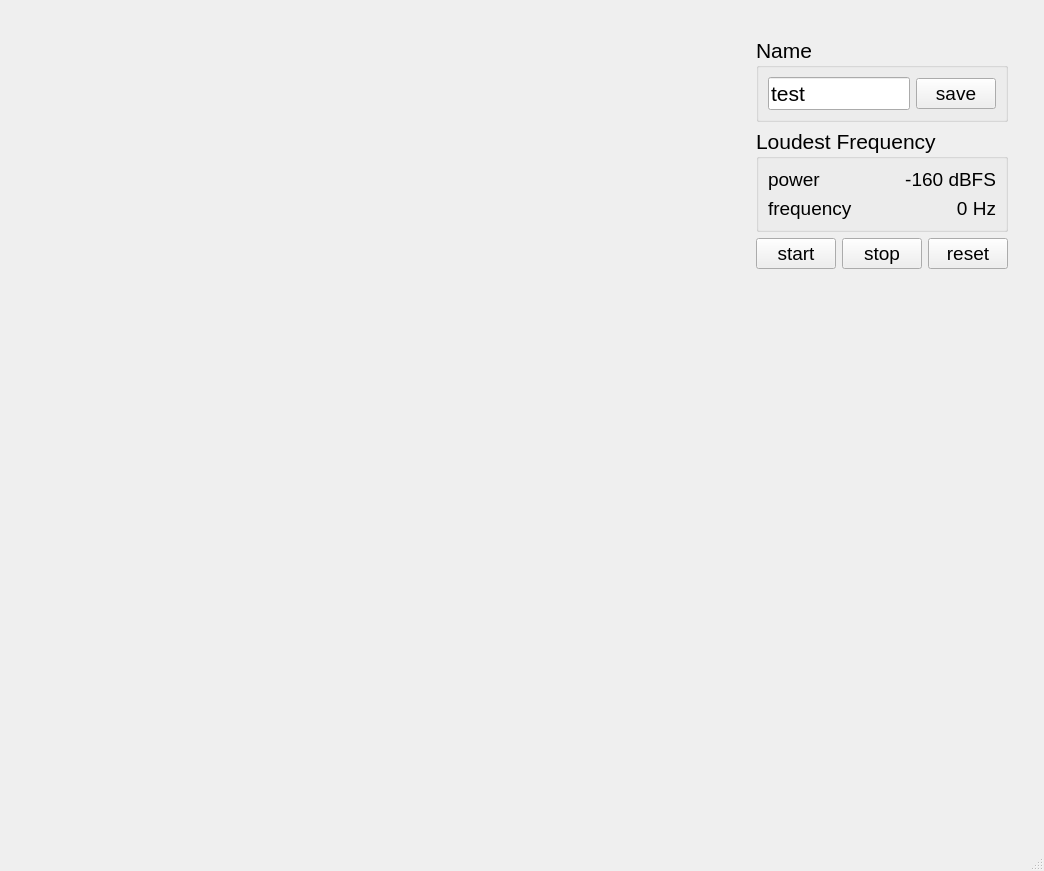
<?xml version="1.0" encoding="UTF-8"?>
<ui version="4.0">
 <class>plotWindow</class>
 <widget class="QMainWindow" name="plotWindow">
  <property name="geometry">
   <rect>
    <x>0</x>
    <y>0</y>
    <width>1044</width>
    <height>871</height>
   </rect>
  </property>
  <property name="windowTitle">
   <string>MainWindow</string>
  </property>
  <widget class="QWidget" name="centralwidget">
   <layout class="QHBoxLayout" name="horizontalLayout">
    <item>
     <widget class="QWidget" name="verticalWidget" native="true">
      <property name="sizePolicy">
       <sizepolicy hsizetype="Preferred" vsizetype="Preferred">
        <horstretch>3</horstretch>
        <verstretch>0</verstretch>
       </sizepolicy>
      </property>
      <layout class="QVBoxLayout" name="verticalLayout">
       <item>
        <widget class="PlotWidget" name="timePlot" native="true">
         <property name="sizePolicy">
          <sizepolicy hsizetype="Preferred" vsizetype="Preferred">
           <horstretch>0</horstretch>
           <verstretch>1</verstretch>
          </sizepolicy>
         </property>
         <layout class="QVBoxLayout" name="verticalLayout_3"/>
        </widget>
       </item>
       <item>
        <widget class="PlotWidget" name="spectrogramPlot" native="true">
         <property name="sizePolicy">
          <sizepolicy hsizetype="Preferred" vsizetype="Preferred">
           <horstretch>0</horstretch>
           <verstretch>2</verstretch>
          </sizepolicy>
         </property>
        </widget>
       </item>
      </layout>
     </widget>
    </item>
    <item>
     <widget class="QWidget" name="verticalWidget_2" native="true">
      <property name="sizePolicy">
       <sizepolicy hsizetype="Preferred" vsizetype="Preferred">
        <horstretch>1</horstretch>
        <verstretch>0</verstretch>
       </sizepolicy>
      </property>
      <layout class="QVBoxLayout" name="verticalLayout_2">
       <item>
        <widget class="QWidget" name="horizontalWidget" native="true">
         <property name="sizePolicy">
          <sizepolicy hsizetype="Preferred" vsizetype="Preferred">
           <horstretch>0</horstretch>
           <verstretch>1</verstretch>
          </sizepolicy>
         </property>
         <layout class="QHBoxLayout" name="horizontalLayout_4">
          <item>
           <widget class="QWidget" name="widget" native="true">
            <property name="sizePolicy">
             <sizepolicy hsizetype="Preferred" vsizetype="Preferred">
              <horstretch>0</horstretch>
              <verstretch>1</verstretch>
             </sizepolicy>
            </property>
            <layout class="QVBoxLayout" name="verticalLayout_4">
             <property name="spacing">
              <number>6</number>
             </property>
             <item>
              <spacer name="verticalSpacer">
               <property name="orientation">
                <enum>Qt::Vertical</enum>
               </property>
               <property name="sizeHint" stdset="0">
                <size>
                 <width>20</width>
                 <height>40</height>
                </size>
               </property>
              </spacer>
             </item>
             <item>
              <widget class="QGroupBox" name="groupBox_2">
               <property name="font">
                <font>
                 <pointsize>16</pointsize>
                </font>
               </property>
               <property name="title">
                <string>Name</string>
               </property>
               <layout class="QVBoxLayout" name="verticalLayout_6">
                <item>
                 <layout class="QHBoxLayout" name="horizontalLayout_7">
                  <item>
                   <widget class="QLineEdit" name="lineName">
                    <property name="text">
                     <string>test</string>
                    </property>
                   </widget>
                  </item>
                  <item>
                   <widget class="QPushButton" name="saveButton">
                    <property name="font">
                     <font>
                      <pointsize>14</pointsize>
                     </font>
                    </property>
                    <property name="text">
                     <string>save</string>
                    </property>
                   </widget>
                  </item>
                 </layout>
                </item>
               </layout>
              </widget>
             </item>
             <item>
              <widget class="QGroupBox" name="groupBox">
               <property name="font">
                <font>
                 <pointsize>16</pointsize>
                </font>
               </property>
               <property name="title">
                <string>Loudest Frequency</string>
               </property>
               <layout class="QVBoxLayout" name="verticalLayout_5">
                <item>
                 <layout class="QHBoxLayout" name="horizontalLayout_3">
                  <item>
                   <widget class="QLabel" name="label">
                    <property name="font">
                     <font>
                      <pointsize>14</pointsize>
                     </font>
                    </property>
                    <property name="text">
                     <string>power</string>
                    </property>
                   </widget>
                  </item>
                  <item>
                   <widget class="QLabel" name="lblPower">
                    <property name="font">
                     <font>
                      <pointsize>14</pointsize>
                     </font>
                    </property>
                    <property name="layoutDirection">
                     <enum>Qt::LeftToRight</enum>
                    </property>
                    <property name="text">
                     <string>-160 dBFS</string>
                    </property>
                    <property name="alignment">
                     <set>Qt::AlignRight|Qt::AlignTrailing|Qt::AlignVCenter</set>
                    </property>
                   </widget>
                  </item>
                 </layout>
                </item>
                <item>
                 <layout class="QHBoxLayout" name="horizontalLayout_5">
                  <item>
                   <widget class="QLabel" name="label_3">
                    <property name="font">
                     <font>
                      <pointsize>14</pointsize>
                     </font>
                    </property>
                    <property name="text">
                     <string>frequency</string>
                    </property>
                   </widget>
                  </item>
                  <item>
                   <widget class="QLabel" name="lblFrequency">
                    <property name="font">
                     <font>
                      <pointsize>14</pointsize>
                     </font>
                    </property>
                    <property name="text">
                     <string>0 Hz</string>
                    </property>
                    <property name="alignment">
                     <set>Qt::AlignRight|Qt::AlignTrailing|Qt::AlignVCenter</set>
                    </property>
                   </widget>
                  </item>
                 </layout>
                </item>
               </layout>
              </widget>
             </item>
             <item>
              <layout class="QHBoxLayout" name="horizontalLayout_2">
               <item>
                <widget class="QPushButton" name="startButton">
                 <property name="font">
                  <font>
                   <pointsize>14</pointsize>
                  </font>
                 </property>
                 <property name="text">
                  <string>start</string>
                 </property>
                </widget>
               </item>
               <item>
                <widget class="QPushButton" name="stopButton">
                 <property name="font">
                  <font>
                   <pointsize>14</pointsize>
                  </font>
                 </property>
                 <property name="text">
                  <string>stop</string>
                 </property>
                </widget>
               </item>
               <item>
                <widget class="QPushButton" name="resetButton">
                 <property name="font">
                  <font>
                   <pointsize>14</pointsize>
                  </font>
                 </property>
                 <property name="text">
                  <string>reset</string>
                 </property>
                </widget>
               </item>
              </layout>
             </item>
            </layout>
           </widget>
          </item>
         </layout>
        </widget>
       </item>
       <item>
        <widget class="PlotWidget" name="spectrumPlot" native="true">
         <property name="sizePolicy">
          <sizepolicy hsizetype="Preferred" vsizetype="Preferred">
           <horstretch>1</horstretch>
           <verstretch>2</verstretch>
          </sizepolicy>
         </property>
        </widget>
       </item>
      </layout>
     </widget>
    </item>
   </layout>
  </widget>
  <widget class="QMenuBar" name="menubar">
   <property name="geometry">
    <rect>
     <x>0</x>
     <y>0</y>
     <width>1044</width>
     <height>19</height>
    </rect>
   </property>
  </widget>
  <widget class="QStatusBar" name="statusbar"/>
 </widget>
 <customwidgets>
  <customwidget>
   <class>PlotWidget</class>
   <extends>QWidget</extends>
   <header>pyqtgraph.h</header>
   <container>1</container>
  </customwidget>
 </customwidgets>
 <resources/>
 <connections/>
</ui>
